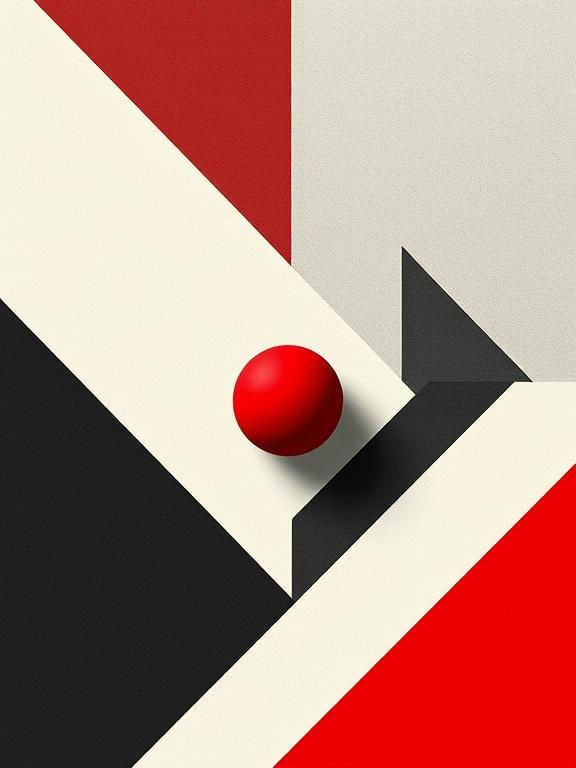
#> input picture images/input_image.png, 576 x 768 px; its folder holds 4 pictures in this run
$ python q2.py
#> lines starting #> are read from the running program, lines starting #| are printed output that depends on the picture
# q2.py - T-Pyramid Computation
import cv2

def compute_t_pyramid(image_path):
#> called with image_path = 'images/input_image.png'
    image = cv2.imread(image_path, cv2.IMREAD_GRAYSCALE)
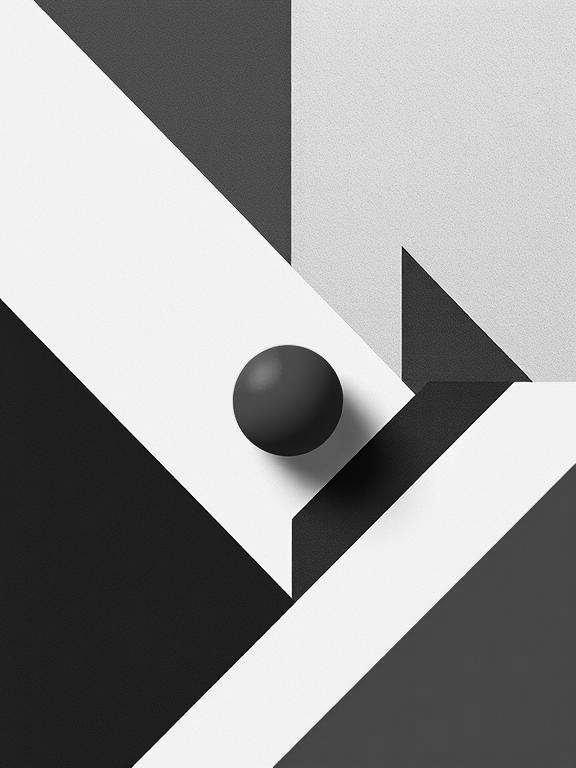
#> image: shape (768, 576); min 0, max 254, mean 150.3
    for i in range(4):
        image = cv2.pyrDown(image)
        cv2.imwrite(f"images/q2_level{i+1}.png", image)
#> this loop made 4 passes
#> pass 2, in compute_t_pyramid, `image = cv2.pyrDown(image)`:
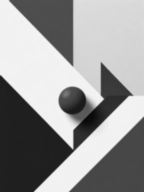
#> image: shape (192, 144); min 10, max 243, mean 150.3
#> pass 3, in compute_t_pyramid, `image = cv2.pyrDown(image)`:
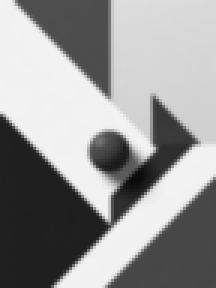
#> image: shape (96, 72) (shown 3 times larger); min 11, max 243, mean 150.3
#> after the loop:
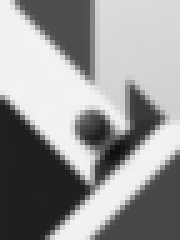
#> image: shape (48, 36) (shown 5 times larger); min 16, max 242, mean 150.3

compute_t_pyramid("images/input_image.png")
